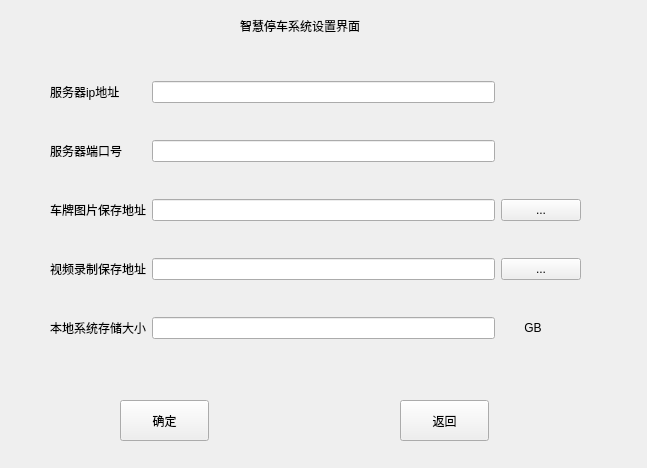
<?xml version="1.0" encoding="UTF-8"?>
<ui version="4.0">
 <class>Settings</class>
 <widget class="QWidget" name="Settings">
  <property name="geometry">
   <rect>
    <x>0</x>
    <y>0</y>
    <width>647</width>
    <height>468</height>
   </rect>
  </property>
  <property name="windowTitle">
   <string>Form</string>
  </property>
  <widget class="QWidget" name="gridLayoutWidget_2">
   <property name="geometry">
    <rect>
     <x>50</x>
     <y>50</y>
     <width>531</width>
     <height>321</height>
    </rect>
   </property>
   <layout class="QGridLayout" name="gridLayout_2">
    <item row="5" column="2">
     <widget class="QLineEdit" name="EditStore"/>
    </item>
    <item row="2" column="2">
     <widget class="QLineEdit" name="EditPort"/>
    </item>
    <item row="4" column="0">
     <widget class="QLabel" name="label_9">
      <property name="text">
       <string>视频录制保存地址</string>
      </property>
     </widget>
    </item>
    <item row="3" column="3">
     <widget class="QPushButton" name="BtnPicAdrs">
      <property name="text">
       <string>...</string>
      </property>
     </widget>
    </item>
    <item row="4" column="2">
     <widget class="QLineEdit" name="EditVdAdrs"/>
    </item>
    <item row="1" column="2">
     <widget class="QLineEdit" name="EditIP"/>
    </item>
    <item row="1" column="0">
     <widget class="QLabel" name="label_7">
      <property name="text">
       <string>服务器ip地址</string>
      </property>
     </widget>
    </item>
    <item row="3" column="2">
     <widget class="QLineEdit" name="EditPicAdrs"/>
    </item>
    <item row="4" column="3">
     <widget class="QPushButton" name="BtnVdAdrs">
      <property name="text">
       <string>...</string>
      </property>
     </widget>
    </item>
    <item row="5" column="0">
     <widget class="QLabel" name="label_11">
      <property name="text">
       <string>本地系统存储大小</string>
      </property>
     </widget>
    </item>
    <item row="3" column="0">
     <widget class="QLabel" name="label_8">
      <property name="text">
       <string>车牌图片保存地址</string>
      </property>
     </widget>
    </item>
    <item row="2" column="0">
     <widget class="QLabel" name="LabPort">
      <property name="text">
       <string>服务器端口号</string>
      </property>
     </widget>
    </item>
    <item row="5" column="3">
     <widget class="QLabel" name="label_12">
      <property name="text">
       <string>       GB</string>
      </property>
     </widget>
    </item>
   </layout>
  </widget>
  <widget class="QLabel" name="label_10">
   <property name="geometry">
    <rect>
     <x>240</x>
     <y>10</y>
     <width>191</width>
     <height>31</height>
    </rect>
   </property>
   <property name="text">
    <string>智慧停车系统设置界面</string>
   </property>
  </widget>
  <widget class="QPushButton" name="BtnOK">
   <property name="geometry">
    <rect>
     <x>120</x>
     <y>400</y>
     <width>89</width>
     <height>41</height>
    </rect>
   </property>
   <property name="text">
    <string>确定</string>
   </property>
  </widget>
  <widget class="QPushButton" name="BtnReturn">
   <property name="geometry">
    <rect>
     <x>400</x>
     <y>400</y>
     <width>89</width>
     <height>41</height>
    </rect>
   </property>
   <property name="text">
    <string>返回</string>
   </property>
  </widget>
 </widget>
 <resources/>
 <connections/>
</ui>
